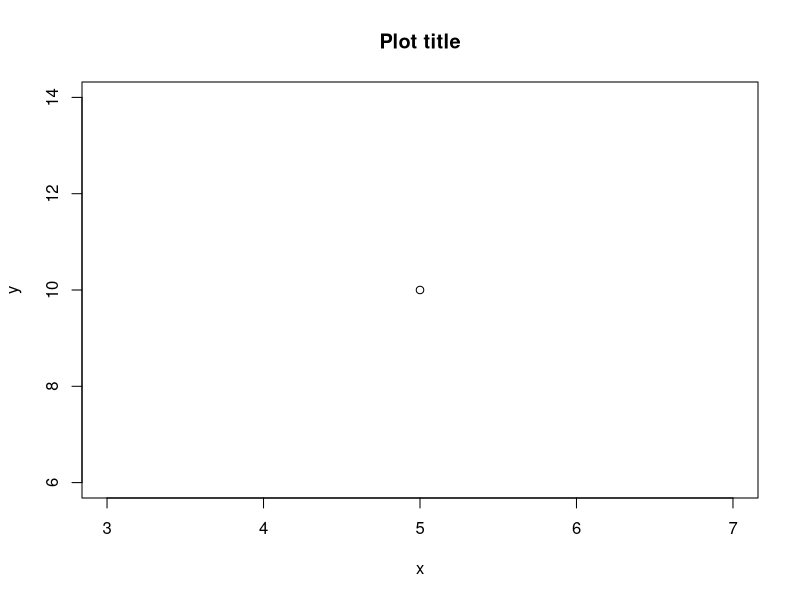

The R script that drew this image:
## ---- chunk 1
customplot <- function(...) {
  x = 5
  y = 10
  plot(x, y, ...)
  
}

customplot(main="Plot title")
.hidden = "hej"
## ---- chunk 2
a <- 42
